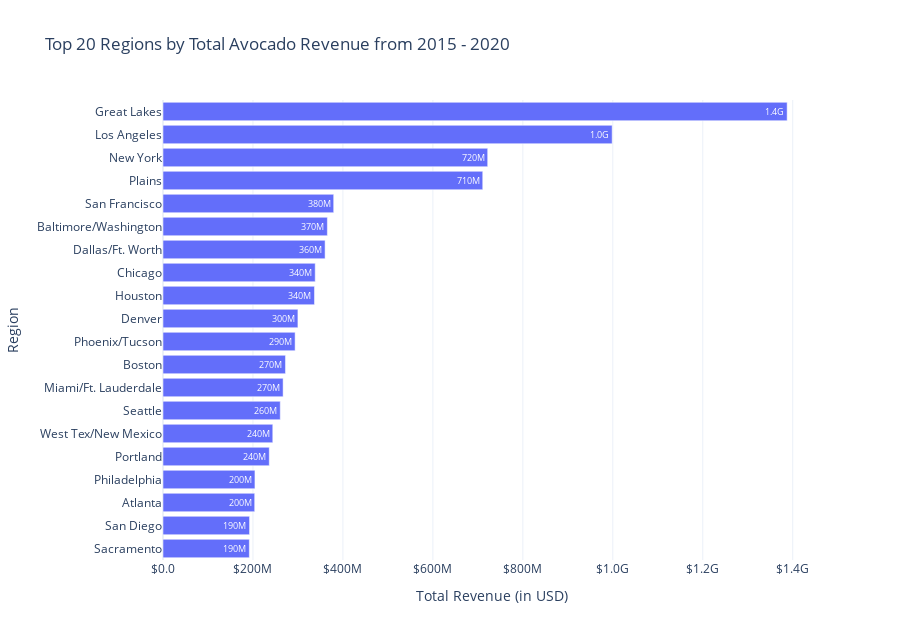

Here is the notebook cell this chart was saved with:
### Markdown cell above
## 4a. Top 20 locations with the highest historical total revenue - these are the locations Olaplex should deploy the sales headcount

### Code cell
fig = px.bar(
    top_20_summary,
    x="total_revenue",
    y="geography",  
    orientation="h",
    title="Top 20 Regions by Total Avocado Revenue from 2015 - 2020",
    labels={"total_revenue": "Total Revenue (in USD)", "geography": "Region"},
    text="total_revenue"
)

fig.update_layout(
    xaxis=dict(title="Total Revenue (in USD)", tickformat="$.2s"),
    yaxis=dict(title="Region", categoryorder="total ascending"),  # Sort by revenue
    template="plotly_white",
    height=640  
)

# Add hover for exact values
fig.update_traces(
    texttemplate="%{text:.2s}",  
    hovertemplate=(
        "<b>%{y}</b><br>"
        "Total Revenue: $%{x:,.2f}<br>"
    )
)

fig.show()

### Figure 1 — Plotly figure (JSON) as saved in the notebook; plotly's stock layout.template omitted (floating-point values rounded to 4 significant figures)
{"data": [{"alignmentgroup": "True", "hovertemplate": "<b>%{y}</b><br>Total Revenue: $%{x:,.2f}<br>", "legendgroup": "", "marker": {"color": "#636efa", "pattern": {"shape": ""}}, "name": "", "offsetgroup": "", "orientation": "h", "showlegend": false, "text": [1388000000.0, 998500000.0, 721800000.0, 710800000.0, 379500000.0, 365400000.0, 360300000.0, 338400000.0, 336700000.0, 299900000.0, 293700000.0, 272300000.0, 267000000.0, 260700000.0, 244000000.0, 236300000.0, 204400000.0, 203800000.0, 192400000.0, 191900000.0], "textposition": "auto", "texttemplate": "%{text:.2s}", "type": "bar", "x": [1388000000.0, 998500000.0, 721800000.0, 710800000.0, 379500000.0, 365400000.0, 360300000.0, 338400000.0, 336700000.0, 299900000.0, 293700000.0, 272300000.0, 267000000.0, 260700000.0, 244000000.0, 236300000.0, 204400000.0, 203800000.0, 192400000.0, 191900000.0], "xaxis": "x", "y": ["Great Lakes", "Los Angeles", "New York", "Plains", "San Francisco", "Baltimore/Washington", "Dallas/Ft. Worth", "Chicago", "Houston", "Denver", "Phoenix/Tucson", "Boston", "Miami/Ft. Lauderdale", "Seattle", "West Tex/New Mexico", "Portland", "Philadelphia", "Atlanta", "San Diego", "Sacramento"], "yaxis": "y"}], "layout": {"barmode": "relative", "height": 640, "legend": {"tracegroupgap": 0}, "title": {"text": "Top 20 Regions by Total Avocado Revenue from 2015 - 2020"}, "xaxis": {"anchor": "y", "domain": [0, 1], "tickformat": "$.2s", "title": {"text": "Total Revenue (in USD)"}}, "yaxis": {"anchor": "x", "categoryorder": "total ascending", "domain": [0, 1], "title": {"text": "Region"}}}}
